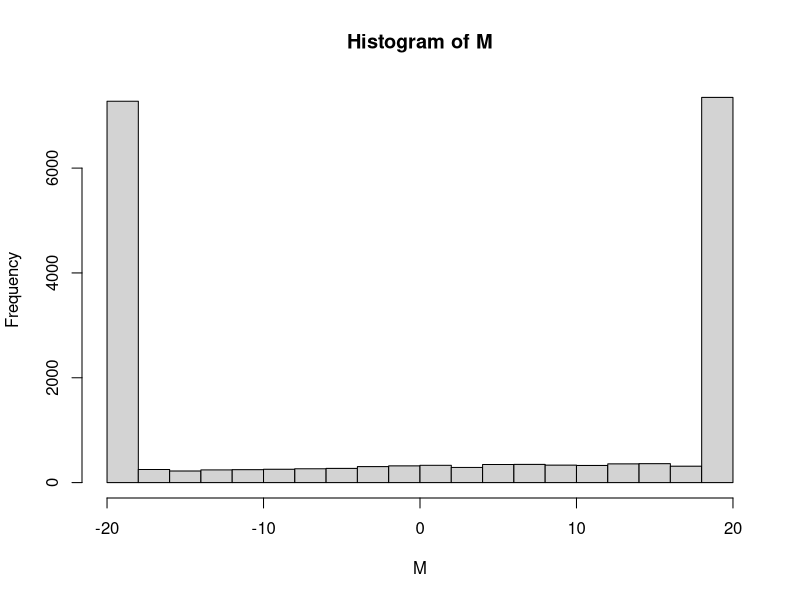

Write R code to recreate this figure.
## ---- chunk 1
rm(list = ls())
set.seed(1)
d = 20
mu = 2
t = 50000
x_0 = sample(c(-1,1), d, replace = T)
x_matrix = matrix(0, t+1, d)
x_matrix[1, ] = x_0
gibbs = function(x, mu) {
  x_new = x
  for (i in 1:d) {
    if (i == 1) {
      c = 1/(exp(mu * x_new[i+1]) + exp(-mu * x_new[i+1]))
      prob = exp(mu * x_new[i+1])*c
      x_new[i] = rbinom(1,1,prob)*2-1
    }
    else if (i == d) {
      c = 1/(exp(mu * x_new[i-1]) + exp(-mu * x_new[i-1]))
      prob = exp(mu * x_new[i-1])*c
      x_new[i] = rbinom(1,1,prob)*2-1
    }
    else {
      c = 1/(exp(mu * (x_new[i-1] + x_new[i+1])) + exp(-mu * (x_new[i-1] + x_new[i+1])))
      prob = exp(mu * (x_new[i-1] + x_new[i+1]))*c
      x_new[i] = rbinom(1,1,prob)*2-1
    }
  }
  return(x_new)
}

for (j in 1:t) {
x_matrix[j+1,] = gibbs(x_matrix[j,], mu)
}

trunc_sample = tail(x_matrix, 20000)
M = apply(trunc_sample, 1, sum)
hist(M)
## ---- chunk 2
rm(list = ls())
set.seed(1)
y = c(1.9, 3.4, 0.3, 2.5, 2.6)
n = 5
omega = 0.04
alpha = 2
beta = 0.5
y_mean = mean(y)
t = 20000
x_0 = c(0, 1)
x_matrix = matrix(0, t+1, 2)
x_matrix[1, ] = x_0
gibbs = function(x){
  x_new = x
  x_new[1] = rnorm(1, (n*x_new[2]*y_mean)/(n*x_new[2]+omega), sqrt(1/(n*x_new[2]+omega)))
  x_new[2] = rgamma(1, shape = n/2+alpha, rate = (sum((y-x_new[1])^2)/2+1/beta))
  return(x_new)
}
for (i in 1:t) {
  x_matrix[i+1, ] = gibbs(x_matrix[i, ])
}
trunc_sample = tail(x_matrix, 10000)
M = apply(trunc_sample, 2, mean)
M
